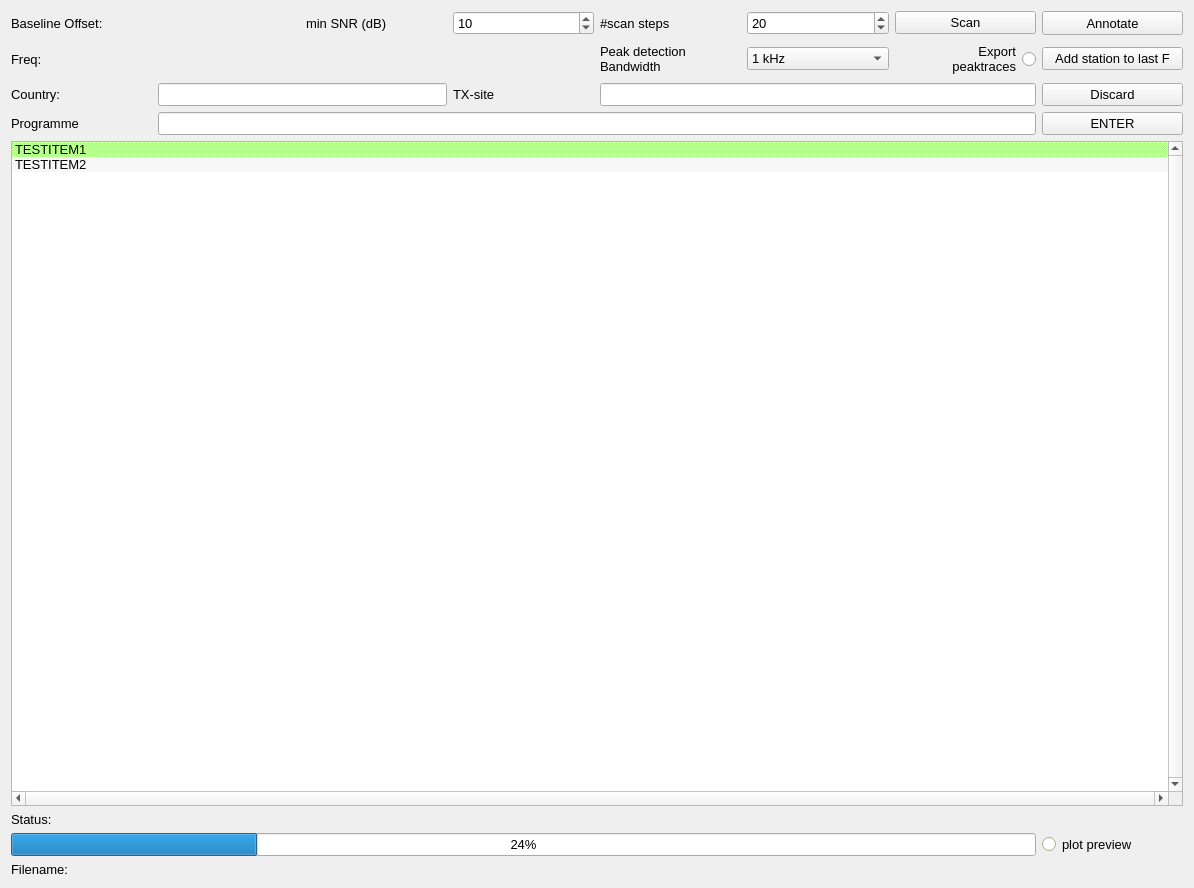
<?xml version="1.0" encoding="UTF-8"?>
<ui version="4.0">
 <class>annotator_widget</class>
 <widget class="QWidget" name="annotator_widget">
  <property name="geometry">
   <rect>
    <x>0</x>
    <y>0</y>
    <width>1194</width>
    <height>888</height>
   </rect>
  </property>
  <property name="sizePolicy">
   <sizepolicy hsizetype="Minimum" vsizetype="Minimum">
    <horstretch>0</horstretch>
    <verstretch>0</verstretch>
   </sizepolicy>
  </property>
  <property name="windowTitle">
   <string>Form</string>
  </property>
  <layout class="QGridLayout" name="gridLayout">
   <item row="0" column="0">
    <layout class="QGridLayout" name="gridLayout_3">
     <property name="sizeConstraint">
      <enum>QLayout::SetMinimumSize</enum>
     </property>
     <item row="5" column="3">
      <widget class="QLabel" name="label_18">
       <property name="sizePolicy">
        <sizepolicy hsizetype="Minimum" vsizetype="Preferred">
         <horstretch>0</horstretch>
         <verstretch>0</verstretch>
        </sizepolicy>
       </property>
       <property name="font">
        <font>
         <pointsize>10</pointsize>
        </font>
       </property>
       <property name="toolTip">
        <string>TX site</string>
       </property>
       <property name="text">
        <string>TX-site</string>
       </property>
      </widget>
     </item>
     <item row="11" column="0" colspan="8">
      <widget class="QLabel" name="label">
       <property name="sizePolicy">
        <sizepolicy hsizetype="Minimum" vsizetype="Minimum">
         <horstretch>0</horstretch>
         <verstretch>0</verstretch>
        </sizepolicy>
       </property>
       <property name="font">
        <font>
         <pointsize>10</pointsize>
        </font>
       </property>
       <property name="text">
        <string>Status:</string>
       </property>
      </widget>
     </item>
     <item row="10" column="0" colspan="8">
      <widget class="QListWidget" name="Annotate_listWidget">
       <property name="sizePolicy">
        <sizepolicy hsizetype="Minimum" vsizetype="Expanding">
         <horstretch>0</horstretch>
         <verstretch>0</verstretch>
        </sizepolicy>
       </property>
       <property name="font">
        <font>
         <pointsize>10</pointsize>
        </font>
       </property>
       <property name="toolTip">
        <string>space for stations list</string>
       </property>
       <property name="verticalScrollBarPolicy">
        <enum>Qt::ScrollBarAlwaysOn</enum>
       </property>
       <property name="horizontalScrollBarPolicy">
        <enum>Qt::ScrollBarAlwaysOn</enum>
       </property>
       <property name="alternatingRowColors">
        <bool>true</bool>
       </property>
       <property name="selectionBehavior">
        <enum>QAbstractItemView::SelectRows</enum>
       </property>
       <property name="movement">
        <enum>QListView::Free</enum>
       </property>
       <item>
        <property name="text">
         <string>TESTITEM1</string>
        </property>
        <property name="background">
         <brush brushstyle="Dense3Pattern">
          <color alpha="255">
           <red>170</red>
           <green>255</green>
           <blue>127</blue>
          </color>
         </brush>
        </property>
        <property name="foreground">
         <brush brushstyle="NoBrush">
          <color alpha="255">
           <red>0</red>
           <green>0</green>
           <blue>50</blue>
          </color>
         </brush>
        </property>
       </item>
       <item>
        <property name="text">
         <string>TESTITEM2</string>
        </property>
       </item>
      </widget>
     </item>
     <item row="13" column="1" colspan="7">
      <widget class="QLabel" name="label_Filename_Annotate">
       <property name="sizePolicy">
        <sizepolicy hsizetype="Minimum" vsizetype="Minimum">
         <horstretch>0</horstretch>
         <verstretch>0</verstretch>
        </sizepolicy>
       </property>
       <property name="font">
        <font>
         <pointsize>10</pointsize>
        </font>
       </property>
       <property name="text">
        <string/>
       </property>
      </widget>
     </item>
     <item row="3" column="0">
      <widget class="QLabel" name="label_6">
       <property name="sizePolicy">
        <sizepolicy hsizetype="Minimum" vsizetype="Minimum">
         <horstretch>0</horstretch>
         <verstretch>0</verstretch>
        </sizepolicy>
       </property>
       <property name="font">
        <font>
         <pointsize>10</pointsize>
        </font>
       </property>
       <property name="toolTip">
        <string>baseline offset , adjustable in Tan 'Scanner'</string>
       </property>
       <property name="text">
        <string>Baseline Offset: </string>
       </property>
      </widget>
     </item>
     <item row="12" column="7">
      <widget class="QRadioButton" name="radioButton_plotpreview">
       <property name="enabled">
        <bool>true</bool>
       </property>
       <property name="sizePolicy">
        <sizepolicy hsizetype="Minimum" vsizetype="Minimum">
         <horstretch>0</horstretch>
         <verstretch>0</verstretch>
        </sizepolicy>
       </property>
       <property name="palette">
        <palette>
         <active>
          <colorrole role="Button">
           <brush brushstyle="SolidPattern">
            <color alpha="255">
             <red>255</red>
             <green>254</green>
             <blue>210</blue>
            </color>
           </brush>
          </colorrole>
          <colorrole role="Midlight">
           <brush brushstyle="SolidPattern">
            <color alpha="255">
             <red>255</red>
             <green>254</green>
             <blue>210</blue>
            </color>
           </brush>
          </colorrole>
          <colorrole role="Base">
           <brush brushstyle="SolidPattern">
            <color alpha="255">
             <red>255</red>
             <green>255</green>
             <blue>255</blue>
            </color>
           </brush>
          </colorrole>
          <colorrole role="Window">
           <brush brushstyle="SolidPattern">
            <color alpha="255">
             <red>255</red>
             <green>254</green>
             <blue>210</blue>
            </color>
           </brush>
          </colorrole>
          <colorrole role="AlternateBase">
           <brush brushstyle="SolidPattern">
            <color alpha="255">
             <red>255</red>
             <green>254</green>
             <blue>210</blue>
            </color>
           </brush>
          </colorrole>
         </active>
         <inactive>
          <colorrole role="Button">
           <brush brushstyle="SolidPattern">
            <color alpha="255">
             <red>240</red>
             <green>240</green>
             <blue>240</blue>
            </color>
           </brush>
          </colorrole>
          <colorrole role="Midlight">
           <brush brushstyle="SolidPattern">
            <color alpha="255">
             <red>227</red>
             <green>227</green>
             <blue>227</blue>
            </color>
           </brush>
          </colorrole>
          <colorrole role="Base">
           <brush brushstyle="SolidPattern">
            <color alpha="255">
             <red>255</red>
             <green>255</green>
             <blue>255</blue>
            </color>
           </brush>
          </colorrole>
          <colorrole role="Window">
           <brush brushstyle="SolidPattern">
            <color alpha="255">
             <red>255</red>
             <green>254</green>
             <blue>210</blue>
            </color>
           </brush>
          </colorrole>
          <colorrole role="AlternateBase">
           <brush brushstyle="SolidPattern">
            <color alpha="255">
             <red>246</red>
             <green>246</green>
             <blue>246</blue>
            </color>
           </brush>
          </colorrole>
         </inactive>
         <disabled>
          <colorrole role="Button">
           <brush brushstyle="SolidPattern">
            <color alpha="255">
             <red>255</red>
             <green>254</green>
             <blue>210</blue>
            </color>
           </brush>
          </colorrole>
          <colorrole role="Midlight">
           <brush brushstyle="SolidPattern">
            <color alpha="255">
             <red>255</red>
             <green>254</green>
             <blue>210</blue>
            </color>
           </brush>
          </colorrole>
          <colorrole role="Base">
           <brush brushstyle="SolidPattern">
            <color alpha="255">
             <red>255</red>
             <green>254</green>
             <blue>210</blue>
            </color>
           </brush>
          </colorrole>
          <colorrole role="Window">
           <brush brushstyle="SolidPattern">
            <color alpha="255">
             <red>255</red>
             <green>254</green>
             <blue>210</blue>
            </color>
           </brush>
          </colorrole>
          <colorrole role="AlternateBase">
           <brush brushstyle="SolidPattern">
            <color alpha="255">
             <red>255</red>
             <green>254</green>
             <blue>210</blue>
            </color>
           </brush>
          </colorrole>
         </disabled>
        </palette>
       </property>
       <property name="font">
        <font>
         <pointsize>10</pointsize>
        </font>
       </property>
       <property name="toolTip">
        <string>allow plotting of spectra during scanning</string>
       </property>
       <property name="text">
        <string>plot preview</string>
       </property>
      </widget>
     </item>
     <item row="12" column="0" colspan="7">
      <widget class="QProgressBar" name="progressBar_2">
       <property name="sizePolicy">
        <sizepolicy hsizetype="Minimum" vsizetype="Minimum">
         <horstretch>0</horstretch>
         <verstretch>0</verstretch>
        </sizepolicy>
       </property>
       <property name="font">
        <font>
         <pointsize>10</pointsize>
        </font>
       </property>
       <property name="value">
        <number>24</number>
       </property>
      </widget>
     </item>
     <item row="13" column="0">
      <widget class="QLabel" name="label_11">
       <property name="sizePolicy">
        <sizepolicy hsizetype="Minimum" vsizetype="Minimum">
         <horstretch>0</horstretch>
         <verstretch>0</verstretch>
        </sizepolicy>
       </property>
       <property name="font">
        <font>
         <pointsize>10</pointsize>
        </font>
       </property>
       <property name="text">
        <string>Filename:</string>
       </property>
      </widget>
     </item>
     <item row="6" column="0">
      <widget class="QLabel" name="label_17">
       <property name="sizePolicy">
        <sizepolicy hsizetype="Minimum" vsizetype="Minimum">
         <horstretch>0</horstretch>
         <verstretch>0</verstretch>
        </sizepolicy>
       </property>
       <property name="font">
        <font>
         <pointsize>10</pointsize>
        </font>
       </property>
       <property name="toolTip">
        <string>name of the station/programme</string>
       </property>
       <property name="text">
        <string>Programme</string>
       </property>
      </widget>
     </item>
     <item row="5" column="0">
      <widget class="QLabel" name="label_16">
       <property name="sizePolicy">
        <sizepolicy hsizetype="Minimum" vsizetype="Minimum">
         <horstretch>0</horstretch>
         <verstretch>0</verstretch>
        </sizepolicy>
       </property>
       <property name="font">
        <font>
         <pointsize>10</pointsize>
        </font>
       </property>
       <property name="toolTip">
        <string>country  of found transmitter</string>
       </property>
       <property name="text">
        <string>Country:</string>
       </property>
      </widget>
     </item>
     <item row="6" column="1" colspan="6">
      <widget class="QLineEdit" name="lineEdit">
       <property name="sizePolicy">
        <sizepolicy hsizetype="Minimum" vsizetype="Fixed">
         <horstretch>0</horstretch>
         <verstretch>0</verstretch>
        </sizepolicy>
       </property>
       <property name="font">
        <font>
         <pointsize>10</pointsize>
        </font>
       </property>
       <property name="toolTip">
        <string>name of the station/programme</string>
       </property>
       <property name="text">
        <string/>
       </property>
      </widget>
     </item>
     <item row="5" column="1" colspan="2">
      <widget class="QLineEdit" name="lineEdit_Country">
       <property name="sizePolicy">
        <sizepolicy hsizetype="Minimum" vsizetype="Fixed">
         <horstretch>0</horstretch>
         <verstretch>0</verstretch>
        </sizepolicy>
       </property>
       <property name="font">
        <font>
         <pointsize>10</pointsize>
        </font>
       </property>
       <property name="toolTip">
        <string>country  of found transmitter</string>
       </property>
       <property name="text">
        <string/>
       </property>
      </widget>
     </item>
     <item row="4" column="0">
      <widget class="QLabel" name="labelFrequency">
       <property name="sizePolicy">
        <sizepolicy hsizetype="Minimum" vsizetype="Minimum">
         <horstretch>0</horstretch>
         <verstretch>0</verstretch>
        </sizepolicy>
       </property>
       <property name="font">
        <font>
         <pointsize>10</pointsize>
        </font>
       </property>
       <property name="toolTip">
        <string>shows frequency of current peak</string>
       </property>
       <property name="text">
        <string>Freq:</string>
       </property>
      </widget>
     </item>
     <item row="5" column="4" colspan="3">
      <widget class="QLineEdit" name="lineEdit_TX_Site">
       <property name="sizePolicy">
        <sizepolicy hsizetype="Minimum" vsizetype="Fixed">
         <horstretch>0</horstretch>
         <verstretch>0</verstretch>
        </sizepolicy>
       </property>
       <property name="font">
        <font>
         <pointsize>10</pointsize>
        </font>
       </property>
       <property name="toolTip">
        <string>TX site</string>
       </property>
       <property name="text">
        <string/>
       </property>
      </widget>
     </item>
     <item row="3" column="7">
      <widget class="QPushButton" name="pushButtonAnnotate">
       <property name="sizePolicy">
        <sizepolicy hsizetype="Minimum" vsizetype="Minimum">
         <horstretch>0</horstretch>
         <verstretch>0</verstretch>
        </sizepolicy>
       </property>
       <property name="font">
        <font>
         <pointsize>10</pointsize>
        </font>
       </property>
       <property name="toolTip">
        <string>assign peaks to candidates of stations</string>
       </property>
       <property name="text">
        <string>Annotate</string>
       </property>
      </widget>
     </item>
     <item row="3" column="6">
      <widget class="QPushButton" name="pushButton_Scan">
       <property name="font">
        <font>
         <pointsize>10</pointsize>
        </font>
       </property>
       <property name="toolTip">
        <string>Scan record, extract peaks with SNR &gt; min SNR</string>
       </property>
       <property name="text">
        <string>Scan</string>
       </property>
      </widget>
     </item>
     <item row="3" column="5">
      <widget class="QSpinBox" name="spinBoxNumScan">
       <property name="font">
        <font>
         <pointsize>10</pointsize>
        </font>
       </property>
       <property name="toolTip">
        <string>number of evaluation steps when scanning record for peaks</string>
       </property>
       <property name="keyboardTracking">
        <bool>false</bool>
       </property>
       <property name="maximum">
        <number>99999</number>
       </property>
       <property name="value">
        <number>20</number>
       </property>
      </widget>
     </item>
     <item row="3" column="4">
      <widget class="QLabel" name="label_2">
       <property name="sizePolicy">
        <sizepolicy hsizetype="Minimum" vsizetype="Preferred">
         <horstretch>0</horstretch>
         <verstretch>0</verstretch>
        </sizepolicy>
       </property>
       <property name="font">
        <font>
         <pointsize>10</pointsize>
        </font>
       </property>
       <property name="toolTip">
        <string>number of evaluation steps when scanning record for peaks</string>
       </property>
       <property name="text">
        <string>#scan steps</string>
       </property>
      </widget>
     </item>
     <item row="3" column="3">
      <widget class="QSpinBox" name="spinBoxminSNR">
       <property name="font">
        <font>
         <pointsize>10</pointsize>
        </font>
       </property>
       <property name="toolTip">
        <string>minimum SNR for auto-selection of peaks</string>
       </property>
       <property name="keyboardTracking">
        <bool>false</bool>
       </property>
       <property name="minimum">
        <number>0</number>
       </property>
       <property name="maximum">
        <number>100</number>
       </property>
       <property name="singleStep">
        <number>5</number>
       </property>
       <property name="value">
        <number>10</number>
       </property>
      </widget>
     </item>
     <item row="3" column="2">
      <widget class="QLabel" name="label_3">
       <property name="sizePolicy">
        <sizepolicy hsizetype="Minimum" vsizetype="Preferred">
         <horstretch>0</horstretch>
         <verstretch>0</verstretch>
        </sizepolicy>
       </property>
       <property name="font">
        <font>
         <pointsize>10</pointsize>
        </font>
       </property>
       <property name="toolTip">
        <string>minimum SNR for auto-selection of peaks</string>
       </property>
       <property name="text">
        <string>min SNR (dB)</string>
       </property>
      </widget>
     </item>
     <item row="6" column="7">
      <widget class="QPushButton" name="pushButtonENTER">
       <property name="sizePolicy">
        <sizepolicy hsizetype="Minimum" vsizetype="Minimum">
         <horstretch>0</horstretch>
         <verstretch>0</verstretch>
        </sizepolicy>
       </property>
       <property name="font">
        <font>
         <pointsize>10</pointsize>
        </font>
       </property>
       <property name="toolTip">
        <string>Accept and transfer to annotation yaml</string>
       </property>
       <property name="text">
        <string>ENTER</string>
       </property>
       <property name="shortcut">
        <string>Return</string>
       </property>
      </widget>
     </item>
     <item row="5" column="7">
      <widget class="QPushButton" name="pushButtonDiscard">
       <property name="font">
        <font>
         <pointsize>10</pointsize>
        </font>
       </property>
       <property name="toolTip">
        <string>ignore current table and proceed to next frequency</string>
       </property>
       <property name="text">
        <string>Discard</string>
       </property>
       <property name="shortcut">
        <string>Alt+Right</string>
       </property>
      </widget>
     </item>
     <item row="4" column="7">
      <widget class="QPushButton" name="annotate_pushButtonBack">
       <property name="font">
        <font>
         <pointsize>10</pointsize>
        </font>
       </property>
       <property name="toolTip">
        <string>Add a station to the last frequency (e.g. interference)</string>
       </property>
       <property name="autoFillBackground">
        <bool>true</bool>
       </property>
       <property name="text">
        <string>Add station to last F</string>
       </property>
       <property name="shortcut">
        <string>Alt+Left</string>
       </property>
      </widget>
     </item>
     <item row="4" column="6">
      <widget class="QRadioButton" name="radioButton_export_xlsx">
       <property name="font">
        <font>
         <pointsize>10</pointsize>
        </font>
       </property>
       <property name="toolTip">
        <string>Export time series of found peaks to Excel xlsx Table</string>
       </property>
       <property name="layoutDirection">
        <enum>Qt::RightToLeft</enum>
       </property>
       <property name="text">
        <string>Export 
 peaktraces</string>
       </property>
       <property name="autoExclusive">
        <bool>false</bool>
       </property>
      </widget>
     </item>
     <item row="4" column="4">
      <widget class="QLabel" name="label_5">
       <property name="font">
        <font>
         <pointsize>10</pointsize>
        </font>
       </property>
       <property name="toolTip">
        <string>listing resolution of peak frequencies; e.g. 100 Hz means that a peak at 120.1 kHz shows up at 120.1 while a peak at 120.06 kHz shows up at 120.2 (rounding to next 0.1kHz)</string>
       </property>
       <property name="text">
        <string>Peak detection
Bandwidth</string>
       </property>
      </widget>
     </item>
     <item row="4" column="5">
      <widget class="QComboBox" name="peakBW_comboBox">
       <property name="font">
        <font>
         <pointsize>10</pointsize>
        </font>
       </property>
       <property name="toolTip">
        <string>listing resolution of peak frequencies; e.g. 100 Hz means that a peak at 120.1 kHz shows up at 120.1 while a peak at 120.06 kHz shows up at 120.2 (rounding to next 0.1kHz)</string>
       </property>
       <item>
        <property name="text">
         <string>1 kHz</string>
        </property>
       </item>
       <item>
        <property name="text">
         <string>100 Hz</string>
        </property>
       </item>
       <item>
        <property name="text">
         <string>10Hz</string>
        </property>
       </item>
      </widget>
     </item>
    </layout>
   </item>
  </layout>
 </widget>
 <resources/>
 <connections/>
</ui>
